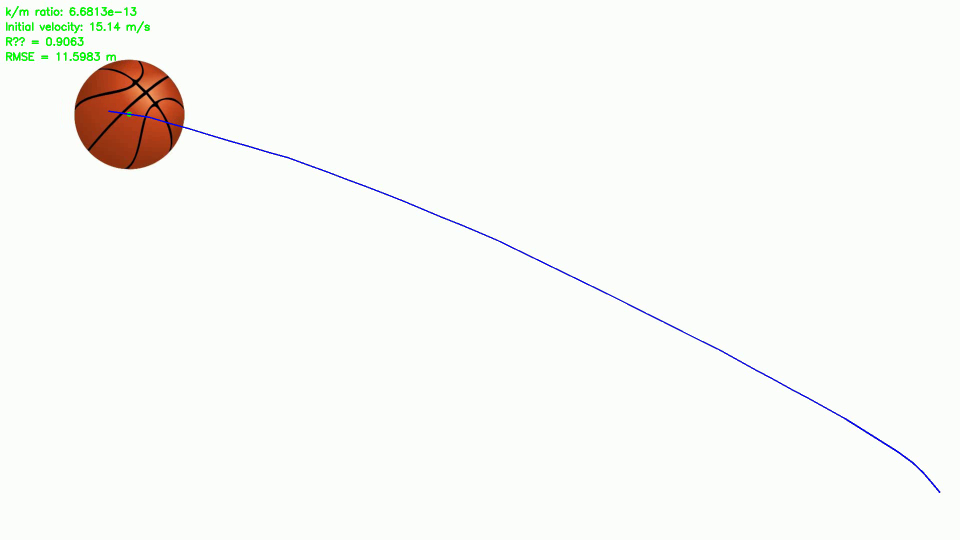
#> input picture frame 1 of cp2/analyzed_trajectory.avi, 1920 x 1080 px, given in place of vtest.avi, which was not available (shown at 1/2 size)
$ python asd.py
#> lines starting #> are read from the running program, lines starting #| are printed output that depends on the picture; after the words box and inside, x2 and y2 are one past the last pixel; in counts of white or black regions, pixels touching at a corner belong together; pictures that were not available may be replaced by others from this repository, and a replacement may not be noted
import numpy as np
import cv2

def colorConvert(image):
    return cv2.cvtColor(image, cv2.COLOR_BGR2RGB)

# Capture the video
cap = cv2.VideoCapture('Media/vtest.avi')
if not cap.isOpened():
    raise IOError("Error: Unable to open the video file.")

# Randomly select 30 unique frame positions
frame_count = int(cap.get(cv2.CAP_PROP_FRAME_COUNT))
frame_indices = np.unique((frame_count * np.random.uniform(size=30)).astype(int))

# Capture and store selected frames
frames = []
for i in frame_indices:
    cap.set(cv2.CAP_PROP_POS_FRAMES, i)
    ret, frame = cap.read()
    if ret:
        frames.append(frame)
#> this loop made 27 passes
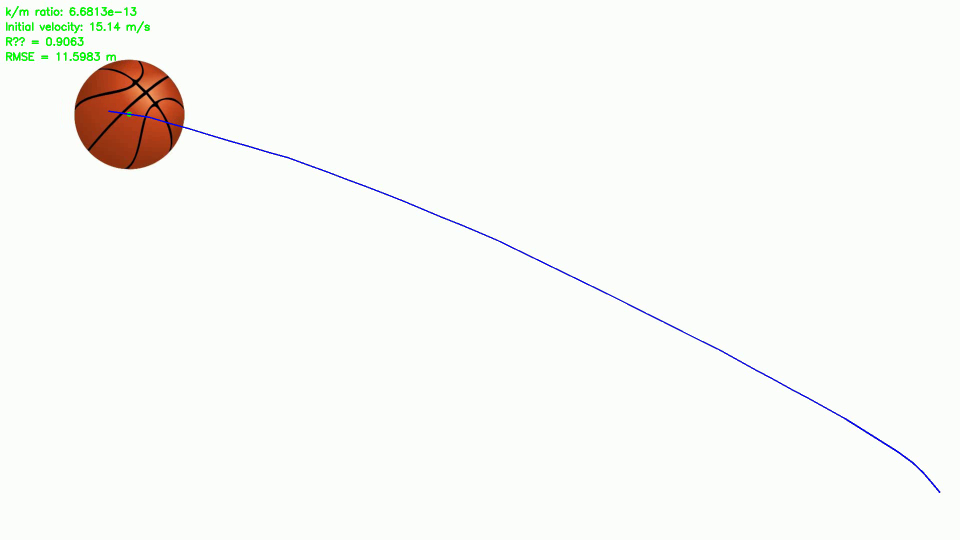
#> input picture frame 1 of cp2/analyzed_trajectory.avi, 1920 x 1080 px, given in place of vtest.avi, which was not available (shown at 1/2 size)
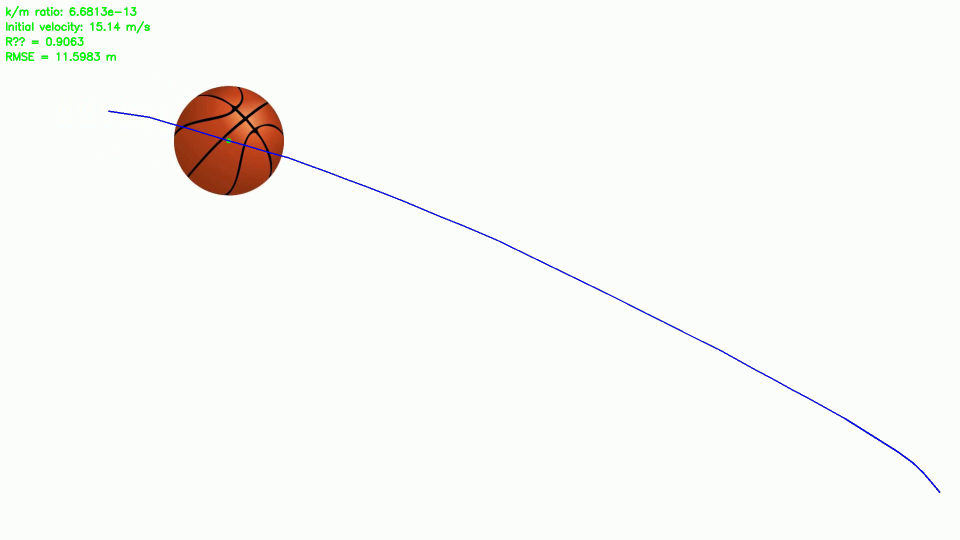
#> input picture frame 6 of cp2/analyzed_trajectory.avi, 1920 x 1080 px, given in place of vtest.avi, which was not available (shown at 1/2 size)
#> after the loop, frames = 27 items

cap.release()

# Check if frames were captured
if len(frames) == 0:
    raise ValueError("No frames were captured. Check the video file.")

# Calculate median frame
frame_median = np.median(frames, axis=0).astype(np.uint8)
gray_frame_median = cv2.cvtColor(frame_median, cv2.COLOR_BGR2GRAY)
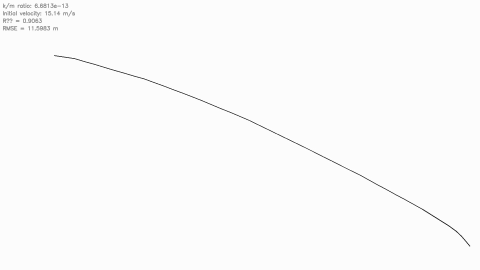
#> gray_frame_median: shape (1080, 1920) (shown at 1/4 size); min 18, max 255, mean 251.1

# Define the output video writer
frame_width, frame_height = frames[0].shape[1], frames[0].shape[0]
fourcc = cv2.VideoWriter_fourcc(*'XVID')
video_writer = cv2.VideoWriter('Detect.avi', fourcc, 20.0, (frame_width, frame_height))

# Reopen the video for processing
cap = cv2.VideoCapture('Media/vtest.avi')

# Initialize object tracking variables
object_id_count = 0
tracked_objects = {}  # Dictionary to store object IDs and their centroids
object_disappeared = {}  # Track "disappeared" status for each object

# Process each frame
while True:
    ret, frame = cap.read()
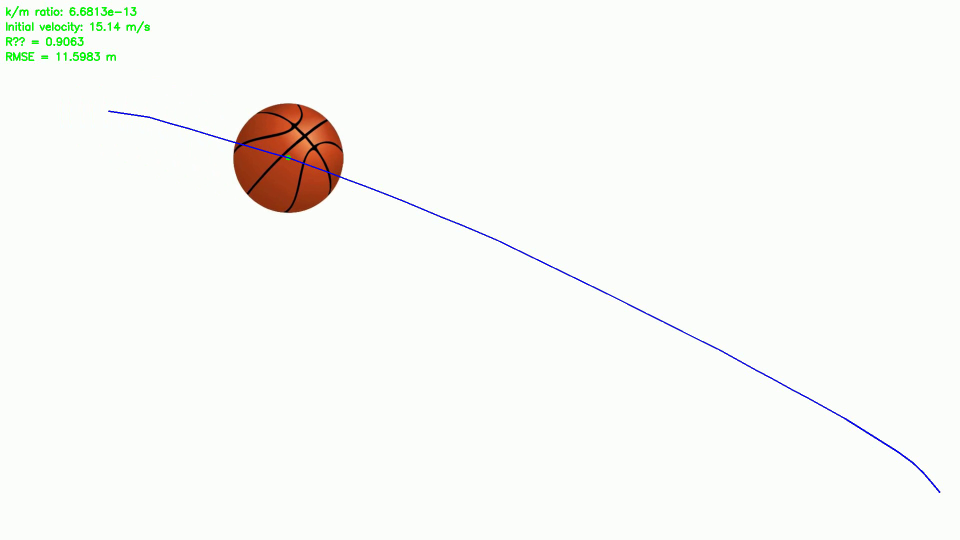
#> input picture frame 9 of cp2/analyzed_trajectory.avi, 1920 x 1080 px, given in place of vtest.avi, which was not available (shown at 1/2 size)
#> frame is the input picture: shape (1080, 1920, 3); mean B, G, R 245.2, 248.8, 248
    if not ret:
        break

    # Convert frame to grayscale
    gray_frame = cv2.cvtColor(frame, cv2.COLOR_BGR2GRAY)

    # Absolute difference between current frame and median frame
    dframe = cv2.absdiff(gray_frame, gray_frame_median)
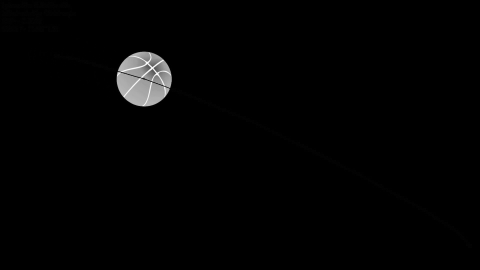
#> dframe: shape (1080, 1920) (shown at 1/4 size); min 0, max 254, mean 3.1

    # Apply Gaussian Blur to reduce noise
    blur_frame = cv2.GaussianBlur(dframe, (11, 11), 0)

    # Binarize frame using OTSU's thresholding
    _, threshold_frame = cv2.threshold(blur_frame, 0, 255, cv2.THRESH_BINARY + cv2.THRESH_OTSU)
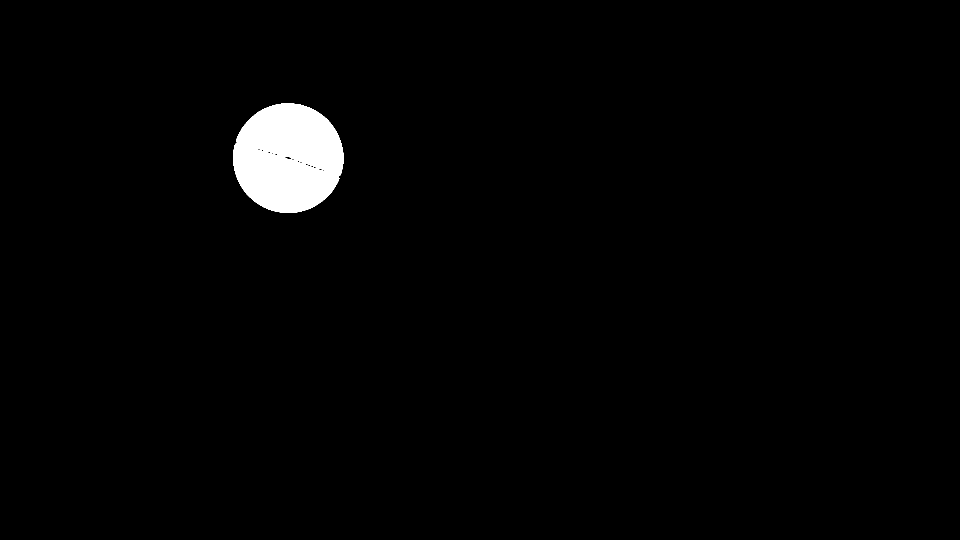
#> threshold_frame: shape (1080, 1920) (shown at 1/2 size); 1.8% white; 1 white region

    # Find contours
    contours, _ = cv2.findContours(threshold_frame.copy(), cv2.RETR_EXTERNAL, cv2.CHAIN_APPROX_SIMPLE)
#> contours = 1 contour; box (x1, y1, x2, y2) and area: (467, 207, 687, 426) 37664

    # Dictionary to store the current frame's object centroids and their IDs
    current_frame_centroids = {}

    # Process each contour
    for contour in contours:
        if cv2.contourArea(contour) > 200:  # Filter small contours
            x, y, width, height = cv2.boundingRect(contour)
            cx = int(x + width / 2)
            cy = int(y + height / 2)
            centroid = (cx, cy)

            # Match the current centroid with previously tracked objects
            closest_object_id = None
            min_distance = float("inf")
            for object_id, data in tracked_objects.items():
                prev_centroid = data["centroid"]
                distance = np.linalg.norm(np.array(prev_centroid) - np.array(centroid))
                if distance < min_distance and distance < 50:  # Threshold for matching
                    min_distance = distance
                    closest_object_id = object_id

            # If a match is found, use the existing ID; otherwise, assign a new ID
            if closest_object_id is not None:
                current_frame_centroids[closest_object_id] = centroid
            else:
                current_frame_centroids[object_id_count] = centroid
                tracked_objects[object_id_count] = {"centroid": centroid, "speed": 0}
                object_disappeared[object_id_count] = 0
                object_id_count += 1

            # Speed calculation: check if the object has a previous position
            if closest_object_id is not None:
                prev_centroid = tracked_objects[closest_object_id]["centroid"]
                speed = np.linalg.norm(np.array(prev_centroid) - np.array(centroid))
                tracked_objects[closest_object_id]["speed"] = speed  # Update speed in pixels/frame
                tracked_objects[closest_object_id]["centroid"] = centroid  # Update position
                object_disappeared[closest_object_id] = 0  # Reset disappearance counter

                # Display object ID and speed on the frame
                speed_text = f"Speed: {speed:.2f} px/frame"
                cv2.putText(frame, f"ID: {closest_object_id}", (x, y - 25), cv2.FONT_HERSHEY_SIMPLEX, 0.5, (0, 255, 0), 2)
                cv2.putText(frame, speed_text, (x, y - 10), cv2.FONT_HERSHEY_SIMPLEX, 0.5, (255, 0, 0), 2)
            else:
                # Display new object ID
                cv2.putText(frame, f"ID: {object_id_count - 1}", (x, y - 25), cv2.FONT_HERSHEY_SIMPLEX, 0.5, (0, 255, 0), 2)
                cv2.putText(frame, "Speed: 0 px/frame", (x, y - 10), cv2.FONT_HERSHEY_SIMPLEX, 0.5, (255, 0, 0), 2)

            # Draw bounding boxes on the frame
            cv2.rectangle(frame, (x, y), (x + width, y + height), (123, 0, 255), 2)
#> this loop made 1 pass
#> (x, y, width, height, cx, cy, object_id_count) on pass 1: (467, 207, 220, 219, 577, 316, 1)
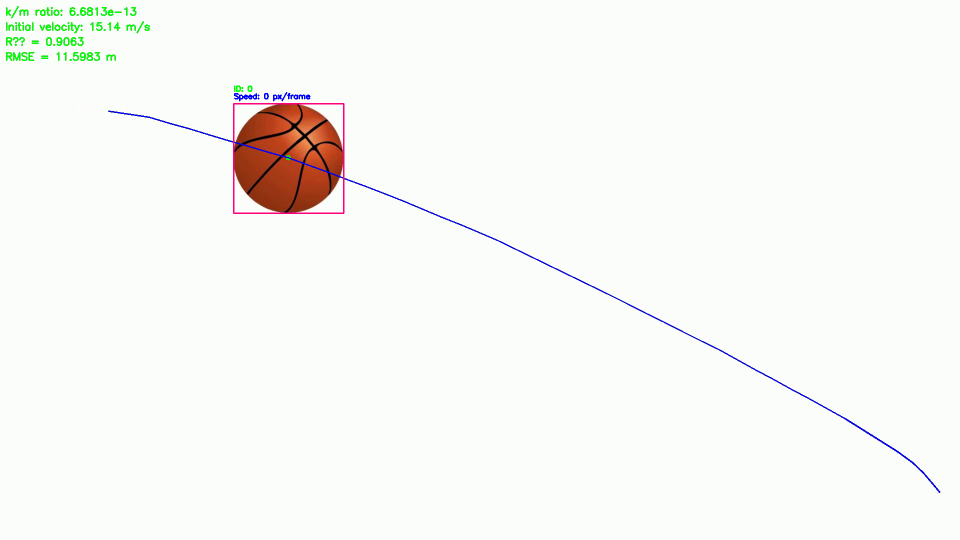
#> frame: shape (1080, 1920, 3) (shown at 1/2 size); 0.19% of pixels changed, all inside (x1, y1, x2, y2) = (466, 171, 689, 428)
#> after the loop, current_frame_centroids = {0: (577, 316)}; object_disappeared = {0: 0}; object_id_count = 1; tracked_objects = 1 item

    # Update tracked objects with current frame centroids
    for object_id in list(tracked_objects.keys()):  # Use list to avoid runtime errors
        if object_id in current_frame_centroids:
            tracked_objects[object_id]["centroid"] = current_frame_centroids[object_id]
        else:
            object_disappeared[object_id] += 1
            # Remove object if it disappears for a few consecutive frames
            if object_disappeared[object_id] > 5:
                tracked_objects.pop(object_id)
                object_disappeared.pop(object_id)
#> this loop made 1 pass

    # Display the real-time object count on the frame
    cv2.putText(frame, f"Object Count: {len(tracked_objects)}", (10, 30), cv2.FONT_HERSHEY_SIMPLEX, 1, (0, 0, 255), 2)
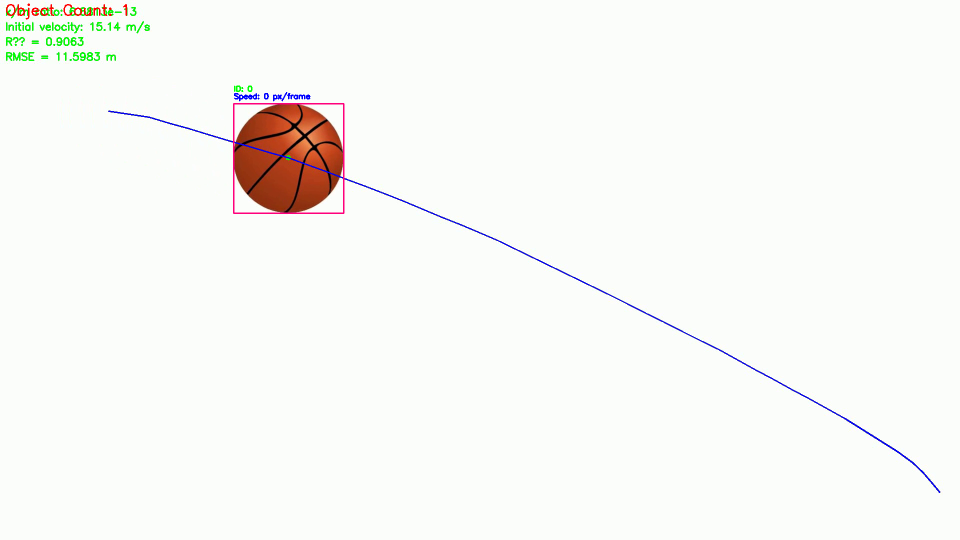
#> frame: shape (1080, 1920, 3) (shown at 1/2 size); 0.07% of pixels changed, all inside (x1, y1, x2, y2) = (12, 7, 254, 39)

    # Write the processed frame to the output video
    video_writer.write(frame)

cap.release()
video_writer.release()

# Display the processed video with the original speed
# Get FPS from the original video
original_cap = cv2.VideoCapture('Media/vtest.avi')
fps = original_cap.get(cv2.CAP_PROP_FPS)
original_cap.release()

# Play the output video 'Detect.avi' at the original FPS
cap = cv2.VideoCapture('Detect.avi')

while cap.isOpened():
    ret, frame = cap.read()
    if not ret:
        break

    # Display the frame with the original speed
    cv2.imshow('Processed Video Frame', frame)
    if cv2.waitKey(int(1000 / fps)) & 0xFF == ord('q'):  # Display with original speed
        break

cap.release()
cv2.destroyAllWindows()

print("Processing complete. The output video is saved as 'Detect.avi'.")

$ run again, starting later in the video
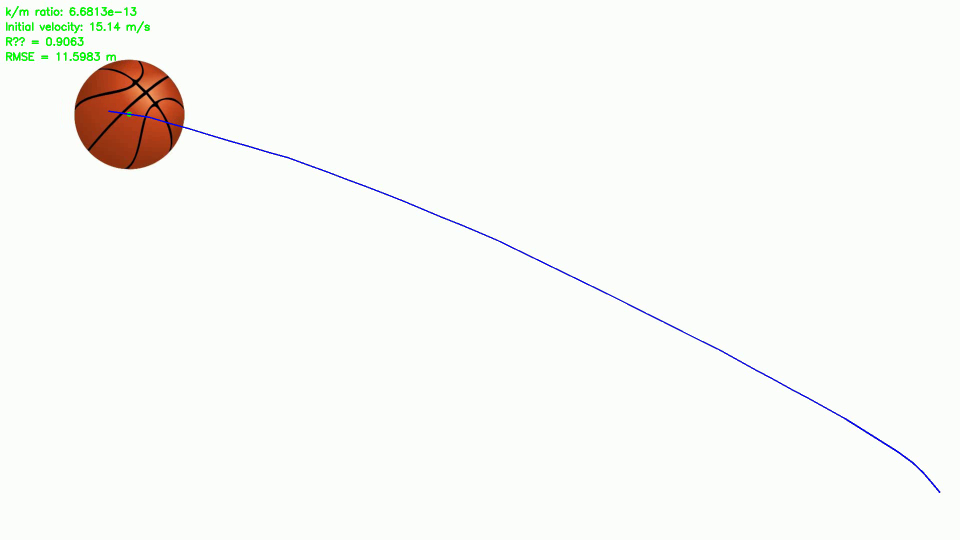
#> input picture frame 1 of cp2/analyzed_trajectory.avi, 1920 x 1080 px, given in place of vtest.avi, which was not available (shown at 1/2 size)
#> the loop `for i in frame_indices:` made 27 passes
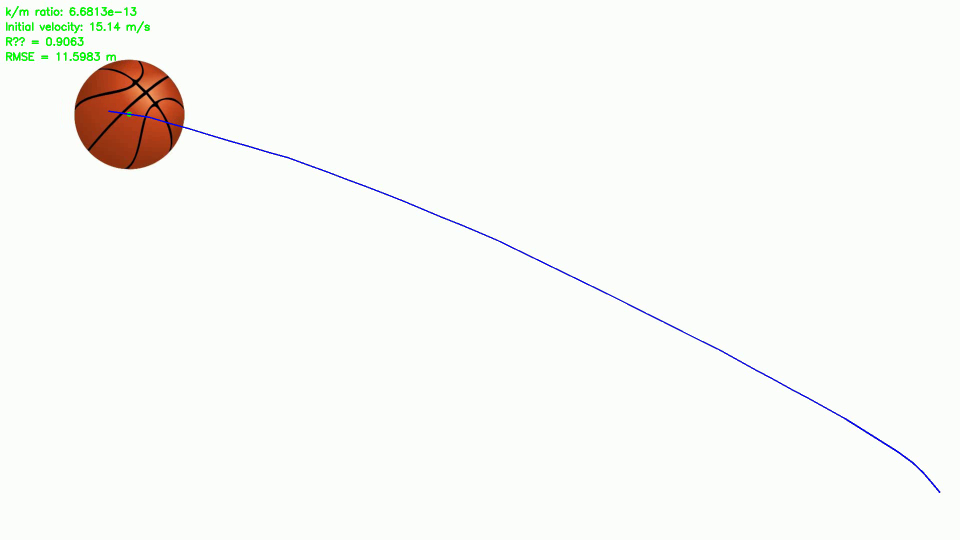
#> input picture frame 1 of cp2/analyzed_trajectory.avi, 1920 x 1080 px, given in place of vtest.avi, which was not available (shown at 1/2 size)
#> after the loop `for i in frame_indices:`: frames = 27 items
#> `_, threshold_frame = cv2.threshold(blur_frame, 0, 255, cv2.THRESH_BINA..`:
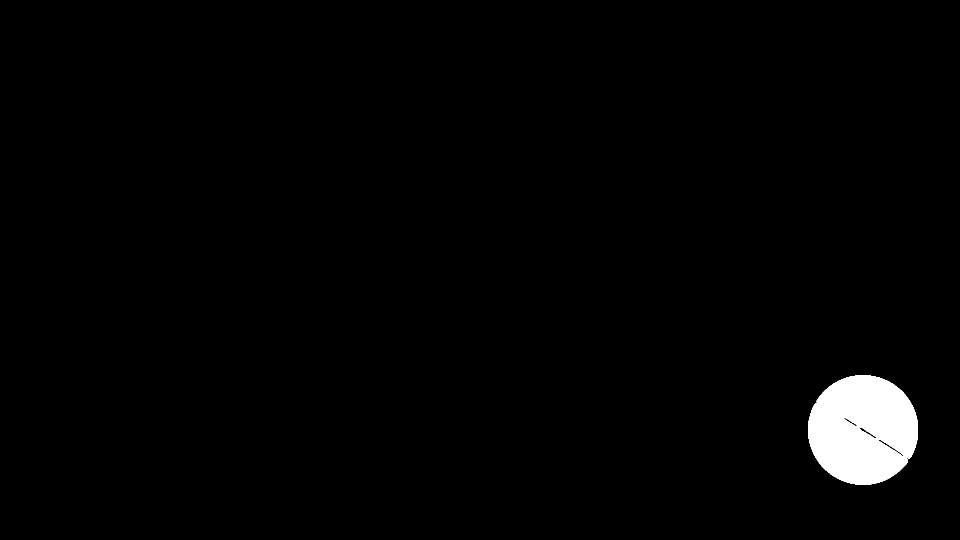
#> threshold_frame: shape (1080, 1920) (shown at 1/2 size); 1.8% white; 1 white region
#> contours = 1 contour; box (x1, y1, x2, y2) and area: (1616, 750, 1836, 970) 37660
#> the loop `for contour in contours:` made 1 pass
#> (x, y, width, height, cx, cy, object_id_count) on pass 1: (1616, 750, 220, 220, 1726, 860, 1)
#> after the loop `for contour in contours:`: current_frame_centroids = {0: (1726, 860)}; object_disappeared = {0: 0}; object_id_count = 1; tracked_objects = 1 item
#> the loop `for object_id in list(tracked_objects.keys()):` made 1 pass
#> `cv2.putText(frame, f"Object Count: {len(tracked_objects)}", (10, 30), ..`:
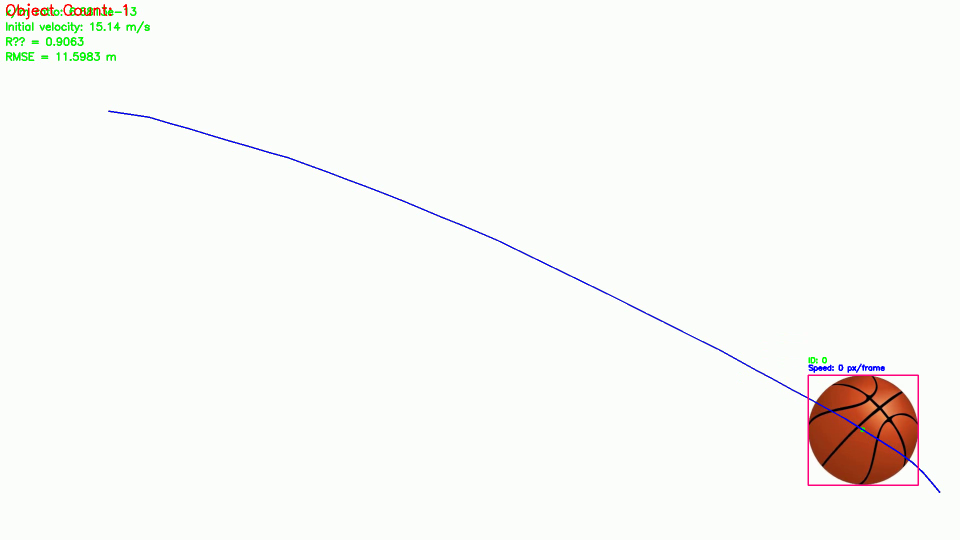
#> frame: shape (1080, 1920, 3) (shown at 1/2 size); mean B, G, R 244.9, 248.2, 247.9
